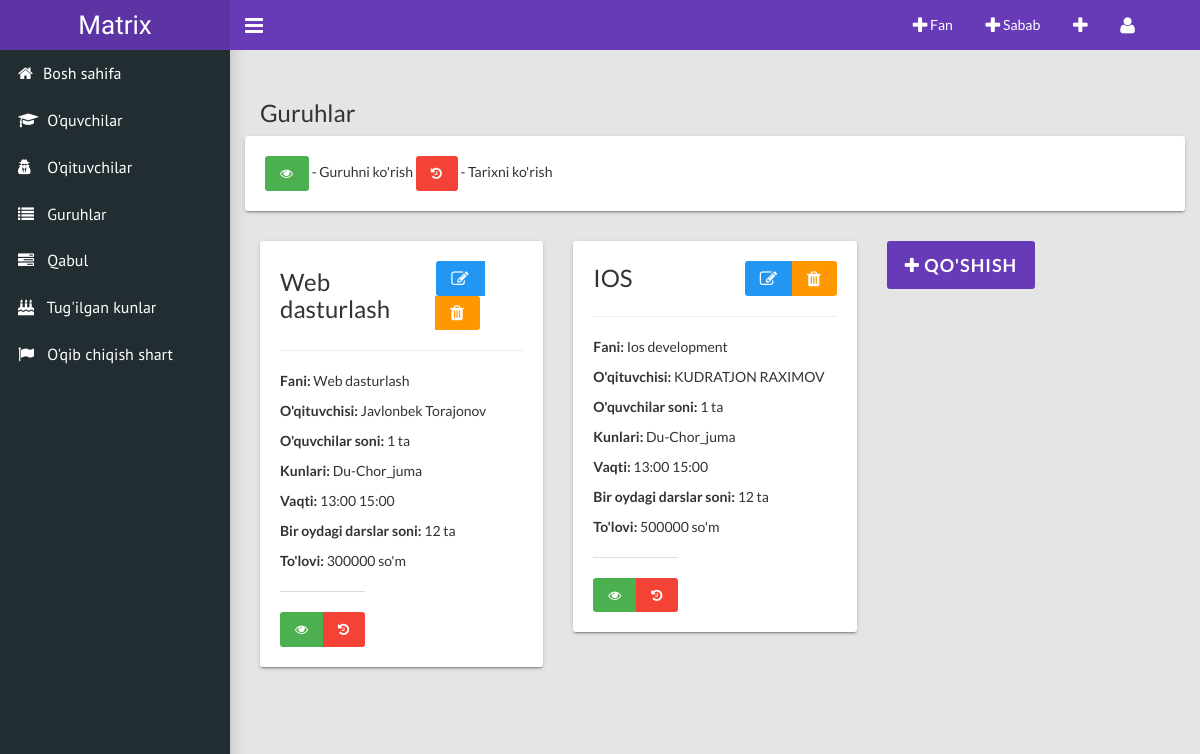
Screenshot of /groups/ (signed in) with the database file from the repository.
### main/models.py (models this page shows, shortened)
class Group(models.Model):
    own = models.ForeignKey(User, related_name="own_group", on_delete=models.CASCADE, blank=True, null=True)
    teacher = models.ForeignKey(Teacher, related_name="group", on_delete=models.CASCADE, blank=True)
    name = models.CharField("Guruh nomi", max_length=350)
    subject = models.ForeignKey(Subjects, related_name="teachers_group", on_delete=models.CASCADE, blank=True)
    time = models.CharField("Vaqti", max_length=50)
    kunlari = models.CharField("Hafta kunlari", max_length=350)
    payment = models.PositiveIntegerField("To'lov", default=0)
    days_in_month = models.PositiveIntegerField("Kun soni", default=0)
    active = models.BooleanField("aktiv/aktiv emas", default=False)

class Subjects(models.Model):
    name = models.CharField("Fan nomi", max_length=150)
    def __str__(self):
        return self.name

class Teacher(models.Model):
    user = models.ForeignKey(User, related_name="teacher", on_delete=models.CASCADE, blank=True, null=True)
    name = models.CharField("Ismi", max_length=150)
    surname = models.CharField("Familiyasi", max_length=150)
    image = models.ImageField("O'qituvchi rasmi", upload_to='teacher_img/',null=True, blank=True)
    tel_num = models.CharField("Telefon raqami", max_length=50, blank=True)
    subject = models.ForeignKey(Subjects, related_name="teachers", on_delete=models.PROTECT)
    price = models.PositiveIntegerField("Bitta dars uchun narx", default=0)
    countsub = models.PositiveIntegerField("Bir oydagi darslar soni", default=0)
    allprice = models.PositiveIntegerField("Jami maosh", default=0)

### main/views.py (the view)
# urls.py: path("groups/", GroupsView.as_view(), name="groups"),
class GroupsView(LoginRequiredMixin,View):
    def get(self, request):
        groups = Group.objects.filter(active=True)
        context = {'groups':groups}
        return render(request, 'groups.html', context)

### main/context_pro.py (called while the page is built)
def students(request):
    context = {
        'teachers':Teacher.objects.all(),
        'student':Student.objects.all(),
    }
    return context

### templates/groups.html
{% extends 'wrapper.html' %}
{% load static %}
{% block content %}
    <div class="content-wrapper">
        <h3>Guruhlar</h3>
        <div class="row">
            <div class="card">
                <p href="" class="btn btn-success" title="Davomat olish"><i class="fa fa-eye"></i></p> - Guruhni ko'rish
                <p href="" class="btn btn-danger" title="Tarixni ko'rish"><i class="fa fa-history"></i></p> - Tarixni ko'rish
            </div>
            {% for group in groups %}
            <div class="col-md-4">
                <div class="card">
                    <div class="card-title-w-btn">
                        <h3 class="title">{{group.name}}</h3>
                        <div class="btn-group">
                            <a class="btn btn-info" href="{% url 'main:update_group' group.pk %}" title="O'zgartirish"><i class="fa fa-lg fa-edit"></i></a>
                            <a class="btn btn-warning" href="{% url 'main:delete_group' group.pk %}" title="O'chirish"><i class="fa fa-lg fa-trash"></i></a>
                        </div>
                    </div><hr>
                    <div class="card-body">
                        <p><b>Fani: </b>{{group.subject}}</p>
                        <p><b>O'qituvchisi: </b>{{group.teacher.name}} {{group.teacher.surname}}</p>
                        <p><b>O'quvchilar soni: </b>{{group.student.all.count}} ta</p>
                        <p><b>Kunlari: </b>{{group.kunlari}}</p>
                        <p><b>Vaqti: </b>{{group.time}}</p>
                        <p><b>Bir oydagi darslar soni: </b>{{group.days_in_month}} ta</p>
                        <p><b>To'lovi: </b>{{group.payment}} so'm</p>
                    </div>
                    <div class="card-footer btn-group">
                        <a href="{% url 'main:group' group.pk %}" class="btn btn-success" title="Guruhni ko'rish"><i class="fa fa-eye"></i></a>
                        <a href="{% url 'main:group_history' group.pk %}" class="btn btn-danger" title="Tarixni ko'rish"><i class="fa fa-history"></i></a>
                    </div>
                </div>
            </div>
            {% endfor %}
            <div class="col-md-4">
                <a href="{% url 'main:add_group' %}" class="btn btn-primary btn-lg"><i class="fa fa-plus"></i> Qo'shish</a>
            </div>
        </div>
    </div>
{% endblock content %}

### rows the page displays
Group: name "Web dasturlash", subject "Web dasturlash", teacher.name "Javlonbek", teacher.surname "Torajonov", student.all.count "1", kunlari "Du-Chor_juma", time "13:00 15:00", days_in_month "12", payment "300000"
Group: name "IOS", subject "Ios development", teacher.name "KUDRATJON", teacher.surname "RAXIMOV", student.all.count "1", kunlari "Du-Chor_juma", time "13:00 15:00", days_in_month "12", payment "500000"
